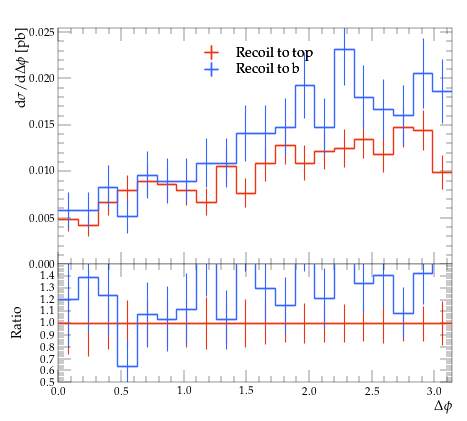

Python code for this plot:
#! /usr/bin/env python

# This Python script was auto-generated using YODA v2.0.2.
# Analysis object: /MC_TTBAR/onelep_jetb_1_jetb_2_dphi
# Timestamp: 31-07-2026 (12:23:22)

import matplotlib as mpl
import matplotlib.pyplot as plt
mpl.use('Agg') # comment out for interactive use
import os
import numpy as np

plotDir = os.path.split(os.path.realpath(__file__))[0]
if 'YODA_USER_PLOT_PATH' in globals():
    plot_outdir = globals()['YODA_USER_PLOT_PATH']
else:
    plot_outdir = plotDir

#plot style
plt.style.use(os.path.join(plotDir, '../default.mplstyle'))
# plot metadata
figW, figH = plt.rcParams['figure.figsize']
ax_xLabel = r'$\Delta \phi$'
ax_yLabel = r'$\mathrm{d}\sigma/\mathrm{d}\Delta \phi$ [pb]'
ax_title  = r''
ax_xScale = 'linear'
ax_yScale = 'linear'
xLims = (0.0, 3.141593)
yLims = (0.0, 0.02546005)

# TeX-friendly labels for the legend
labels = {
    'legend' : ([ r"Recoil to top", r"Recoil to b" ], r""),
}

# Adjust canvas width and height
canvasW = 10.0
canvasH = 9.0
figW *= canvasW/10.
figH *= canvasH/9.

# Create figure and axis objects
fig, (ax, ratio0_ax) = plt.subplots(2, 1, sharex=True,
                  figsize=(figW,figH), gridspec_kw={'height_ratios': (6.0, 3.0)})

# Set figure margins
plt.subplots_adjust(
    left   = 1.0 * plt.rcParams['figure.subplot.left'],
    right  = 1.0 * plt.rcParams['figure.subplot.right'],
    top    = 1.0 * plt.rcParams['figure.subplot.top'],
    bottom = 1.0 * plt.rcParams['figure.subplot.bottom'])

ratio0_ax.yaxis.set_major_locator(mpl.ticker.MultipleLocator(0.1))
ratio0_ax.set_ylim(0.5, 1.4999)
ratio0_ax.set_ylabel('Ratio')

# the numerical data is stored in a separate file
dataf = dict()
prefix = os.path.split(__file__)[0]
if prefix:    prefix = prefix + '/'
exec(open(prefix+'onelep_jetb_1_jetb_2_dphi__data.py').read(), dataf)


legend_handles = dict() # keep track of handles for the legend

# style options for curves
# starts at zorder>=5 to draw curve on top of legend
styles = {
  'recoil_t': {
    'color' : '#EE3311',
    'linestyle' : '-',
    'linewidth' : 1,
    'marker' : 'none',
    'markersize' : 2,
    'capsize' : 0.0,
    'zorder' : 5,
    'histstyle' : 1,
    'drawstyle' : 'steps-pre',
    'xerrorbars' : 1,
    'yerrorbars' : 1,
    'fillcolor' : None,
    'fillopacity' : 1.0,
    'ratio0_linestyle' : '-',
    'ratio0_linewidth' : 1,
    'ratio0_marker' : 'none',
    'ratio0_markersize' : 2,
    'ratio0_capsize' : 0.0,
    'ratio0_zorder' : 5,
    'ratio0_histstyle' : 1,
    'ratio0_drawstyle' : 'steps-pre',
    'ratio0_xerrorbars' : 1,
    'ratio0_yerrorbars' : 1,
  },
  'recoil_b': {
    'color' : '#3366FF',
    'linestyle' : '-',
    'linewidth' : 1,
    'marker' : 'none',
    'markersize' : 2,
    'capsize' : 0.0,
    'zorder' : 6,
    'histstyle' : 1,
    'drawstyle' : 'steps-pre',
    'xerrorbars' : 1,
    'yerrorbars' : 1,
    'fillcolor' : None,
    'fillopacity' : 1.0,
    'ratio0_linestyle' : '-',
    'ratio0_linewidth' : 1,
    'ratio0_marker' : 'none',
    'ratio0_markersize' : 2,
    'ratio0_capsize' : 0.0,
    'ratio0_zorder' : 6,
    'ratio0_histstyle' : 1,
    'ratio0_drawstyle' : 'steps-pre',
    'ratio0_xerrorbars' : 1,
    'ratio0_yerrorbars' : 1,
  },
}

# curve from input yoda files in main panel
for label, yvals in dataf['yvals'].items():
    if all(np.isnan(v) for v in dataf['yvals'][label]):
        continue
    tmp = None
    if styles[label]['histstyle']: # draw as histogram
        xpos = dataf['xedges'][label] if styles[label]['drawstyle'] else dataf['xpoints'][label]
        ypos = np.insert(yvals, 0, yvals[0]) if styles[label]['drawstyle'] else yvals
        if styles[label]['fillcolor']: # fill area below curve
            ax.fill_between(xpos, ypos, step='pre',
                            color=styles[label]['fillcolor'],
                            alpha=styles[label]['fillopacity'])
        tmp, = ax.plot(xpos, ypos,
                       color=styles[label]['color'],
                       linestyle=styles[label]['linestyle'],
                       linewidth=styles[label]['linewidth'],
                       drawstyle=styles[label]['drawstyle'], solid_joinstyle='miter',
                       zorder=styles[label]['zorder'], label=label)
    tmp = ax.errorbar(dataf['xpoints'][label], yvals,
                      xerr=np.array(dataf['xerrs'][label])*styles[label]['xerrorbars'],
                      yerr=np.array(dataf['yerrs'][label])*styles[label]['yerrorbars'],
                      fmt=styles[label]['marker'], capsize=styles[label]['capsize'],
                      markersize=styles[label]['markersize'],
                      ecolor=styles[label]['color'],
                      color=styles[label]['color'], zorder=styles[label]['zorder'])
    tmp[-1][0].set_linestyle(styles[label]['linestyle'])
    tmp[-1][0].set_linewidth(styles[label]['linewidth'])
    if label in dataf['add_legend_handle']:  legend_handles[label] = tmp
    for varLabel in dataf['variation_yvals'].keys():
        if varLabel.startswith(label):
            tmp, = ax.plot(dataf['xedges'][label], dataf['variation_yvals'][varLabel],
                           color=styles[label]['color'],
                           linestyle=styles[label]['linestyle'],
                           linewidth=styles[label]['linewidth'],
                           drawstyle='steps-pre', solid_joinstyle='miter',
                           zorder=styles[label]['zorder'], alpha=0.5)


# plots on ratio panel
# curve from input yoda files in ratio panel
for label, yvals in dataf['ratio0_yvals'].items():
    if all(np.isnan(v) for v in yvals):
        continue
    if styles[label]['ratio0_histstyle']: # plot as histogram
        xpos = dataf['xedges']['recoil_t'] if styles[label]['ratio0_drawstyle'] else dataf['xpoints']['recoil_t']
        ypos = np.insert(yvals, 0, yvals[0]) if styles[label]['ratio0_drawstyle'] else yvals
        ratio0_ax.plot(xpos, ypos,
                       color=styles[label]['color'],
                       linewidth=styles[label]['linewidth'],
                       linestyle=styles[label]['ratio0_linestyle'],
                       drawstyle=styles[label]['ratio0_drawstyle'], zorder=styles[label]['zorder'],
                       solid_joinstyle='miter')
    tmp = ratio0_ax.errorbar(dataf['xpoints']['recoil_t'], yvals,
                             xerr=np.array(dataf['ref_xerrs'])*styles[label]['ratio0_xerrorbars'],
                             yerr=np.array(dataf['ratio0_yerrs'][label])*styles[label]['ratio0_yerrorbars'],
                             fmt=styles[label]['ratio0_marker'], capsize=styles[label]['ratio0_capsize'],
                             markersize=styles[label]['ratio0_markersize'],
                             ecolor=styles[label]['color'],
                             color=styles[label]['color'])
    tmp[-1][0].set_linestyle(styles[label]['ratio0_linestyle'])
    tmp[-1][0].set_linewidth(styles[label]['ratio0_linewidth'])

    for varlabel in dataf['ratio0_variation_vals'].keys():
        if varlabel.startswith(label):
            ratio0_ax.plot(dataf['xedges']['recoil_t'],
                            dataf['ratio0_variation_vals'][varlabel],
                            color=styles[label]['color'],
                            linestyle=styles[label]['linestyle'],
                            linewidth=styles[label]['linewidth'],
                            drawstyle='steps-pre', solid_joinstyle='miter',
                            zorder=1, alpha=0.5)

legend_items = list(legend_handles.values())
ax.add_artist(ax.legend(legend_items,
                        labels['legend'][0],
                        title=labels['legend'][1],
                        alignment='left',
                        loc='upper center',
                        bbox_to_anchor=(0.5, 0.97)))

# set plot metadata as defined above
ratio0_ax.set_xlabel(ax_xLabel)
ratio0_ax.xaxis.set_label_coords(1., -0.15)
ax.set_ylabel(ax_yLabel, ha='right', va='top')
ax.yaxis.set_label_coords(-0.11, 1.0)
ax.set_title(ax_title, loc='left')
ax.set_xscale(ax_xScale)
ax.set_yscale(ax_yScale)
ax.set_xlim(xLims)
ax.set_ylim(yLims)

# tick formatting
plt.rcParams['xtick.top'] = True
plt.rcParams['ytick.right'] = True
fig.align_ylabels((ax, ratio0_ax))
plt.savefig(os.path.join(plot_outdir, 'onelep_jetb_1_jetb_2_dphi.pdf'), format='PDF')
plt.savefig(os.path.join(plot_outdir, 'onelep_jetb_1_jetb_2_dphi.png'), format='PNG')

plt.close(fig)
